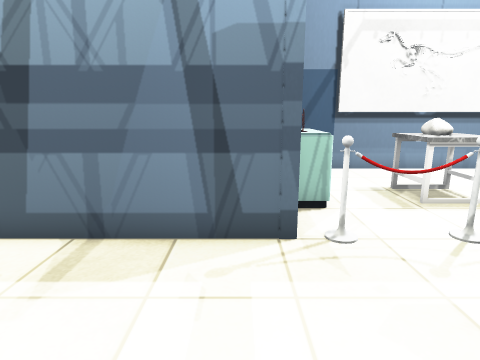
[1] (above)

16 first-person views from a walk through a Unity game level. The camera is 1.2 m above the floor, tilts 12° down and sees 75° across. The floor is counted in squares, 0.5 m on a side. Each view is taken from the middle of a square. On the plan, view 1 faces up. The plan holds only what a view shows up to about 19 squares ahead; the rest is blank. The place goes on beyond the plan. The player is left out. Some surface patterns are stand-ins.

[2]
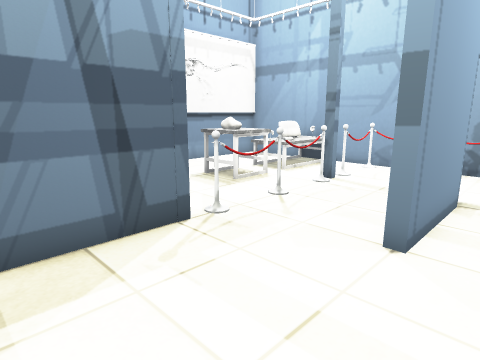

[3]
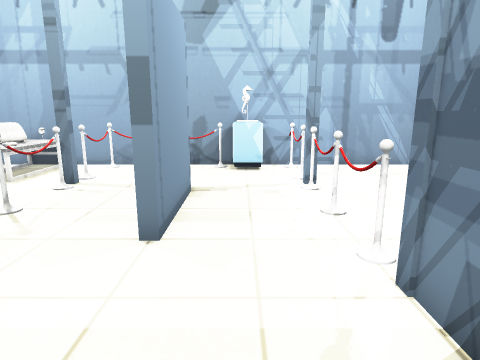

[4]
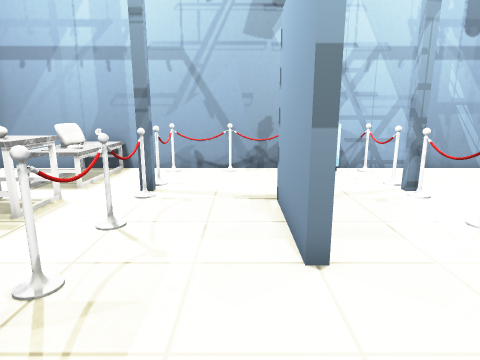

[5]
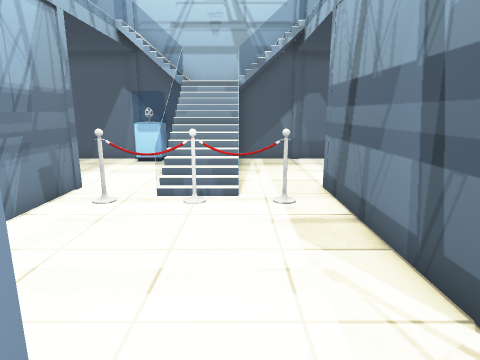

[6]
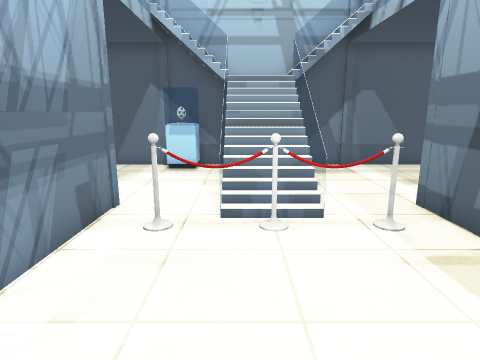

[7]
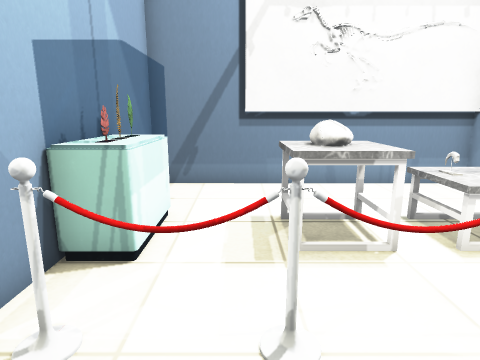

[8]
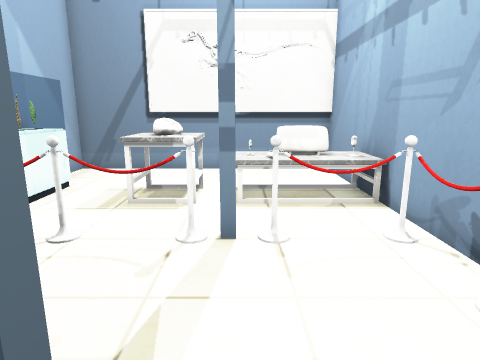

[9]
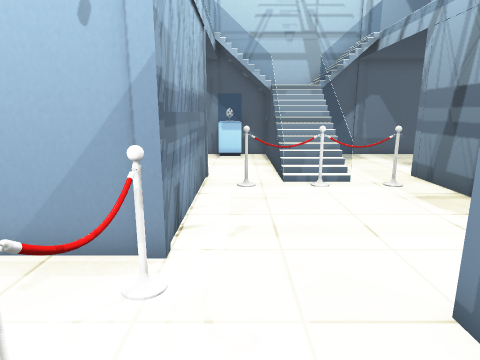

[10]
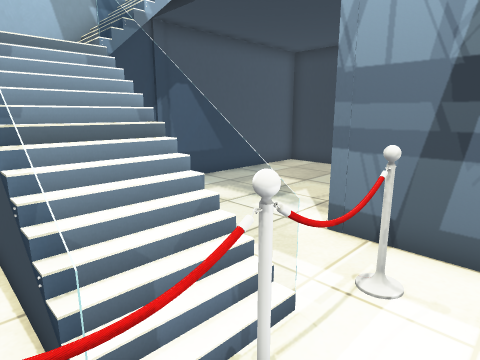

[11]
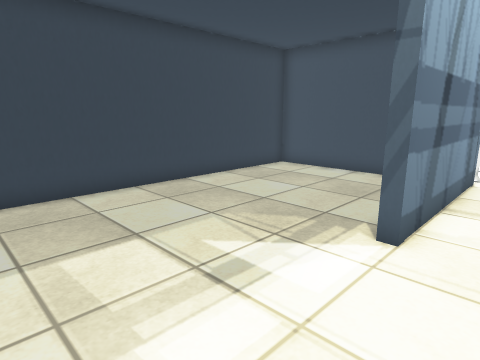

[12]
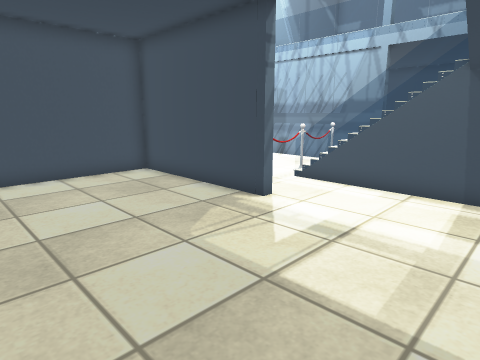

[13]
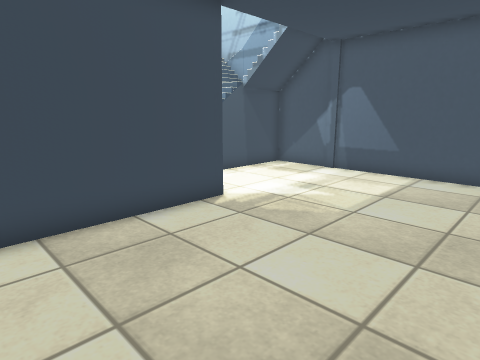

[14]
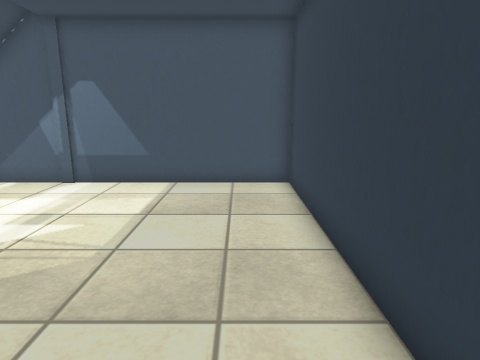

[15]
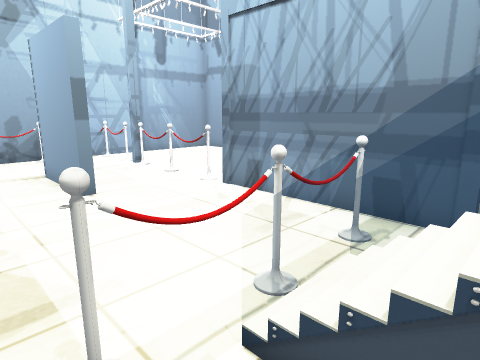

[16]
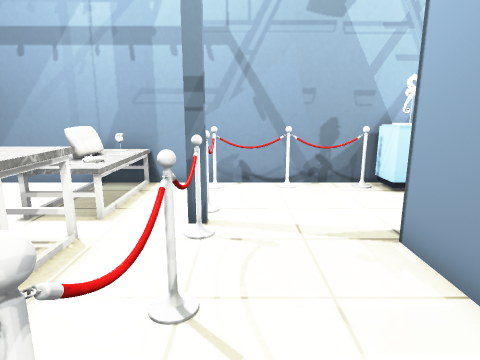

### Floor plan
Ten units are one square. View 1 is at (0, 0); x grows to the right and y downward. Boxes are objects, and circles mark ways between rooms. Rooms are numbered by the first view taken in them; rooms with no view inside come last. Other rooms are left out.
<svg viewBox="-134 -143 258 193">
<path fill="none" stroke="#000" d="M27 -19 66 -19 66 -16 27 -16 27 -19M11 -58 -61 -58M79 -62 79 -58 76 -58 76 -61M76 27 76 23 80 23M10 -138 10 -65M-78 -30 -78 -19M84 -135 76 -136M-81 -30 -81 -19M85 -137 78 -135M-61 28 -61 23 10 23 10 45M-85 -30 -85 -19M-88 -30 -88 -19M-92 -30 -92 -16M119 45 119 -136 41 -136M-95 -30 -95 -6 -129 -6 -129 45M119 -137 10 -137M23 -104 23 -77 10 -77M104 10 104 5M-67 -29 -67 -19M-71 -30 -71 -19M-74 -30 -74 -19M-128 9 -115 9 -115 15M-61 -58 -61 -62 8 -62 8 -138M10 -137 -129 -137 -129 -29 -67 -29"/>
<rect x="-125" y="15" width="10" height="10" fill="#bbb"><title>other object</title></rect>
<rect x="-95" y="-15" width="50" height="10" fill="#bbb"><title>railing</title></rect>
<rect x="-65" y="-35" width="10" height="10" fill="#bbb"><title>railing</title></rect>
<rect x="-45" y="-45" width="10" height="60" fill="#bbb"><title>barrier</title></rect>
<rect x="15" y="15" width="10" height="10" fill="#bbb"><title>other object</title></rect>
<rect x="15" y="-65" width="10" height="10" fill="#bbb"><title>other object</title></rect>
<rect x="25" y="15" width="20" height="10" fill="#bbb"><title>other object</title></rect>
<rect x="25" y="-65" width="20" height="10" fill="#bbb"><title>other object</title></rect>
<rect x="45" y="15" width="30" height="10" fill="#bbb"><title>other object</title></rect>
<rect x="45" y="-65" width="30" height="10" fill="#bbb"><title>other object</title></rect>
<rect x="45" y="-105" width="70" height="30" fill="#bbb"><title>table</title></rect>
<rect x="85" y="15" width="10" height="10" fill="#bbb"><title>other object</title></rect>
<rect x="85" y="-65" width="10" height="10" fill="#bbb"><title>other object</title></rect>
<rect x="95" y="15" width="20" height="10" fill="#bbb"><title>other object</title></rect>
<rect x="95" y="-65" width="20" height="10" fill="#bbb"><title>other object</title></rect>
<rect x="105" y="-5" width="10" height="10" fill="#bbb"><title>other object</title></rect>
<rect x="105" y="-25" width="10" height="20" fill="#bbb"><title>other object</title></rect>
<rect x="105" y="-55" width="10" height="30" fill="#bbb"><title>other object</title></rect>
<circle cx="-65" cy="-45" r="3" fill="#2a7"/>
<text x="30" y="-40">1</text>
<text x="-70" y="-90">2</text>
</svg>
Room 1 opens to room 2.

Where each view was taken, in squares from view 1:
view 1: 0 up, 0 right, facing up
view 2: 0 up, 3 left, facing up-right
view 3: 0 up, 3 left, facing right
view 4: 3 up, 2 left, facing right
view 5: 3 up, 4 right, facing left
view 6: 1 up, 2 right, facing left
view 7: 3 up, 4 right, facing up
view 8: 0 up, 8 right, facing up
view 9: 1 down, 6 right, facing left
view 10: 0 up, 3 left, facing up-left
view 11: 4 up, 12 left, facing up-right
view 12: 13 up, 12 left, facing down-right
view 13: 13 up, 0 right, facing down-left
view 14: 12 up, 2 left, facing left
view 15: 5 up, 7 left, facing down-right
view 16: 5 up, 1 right, facing right
